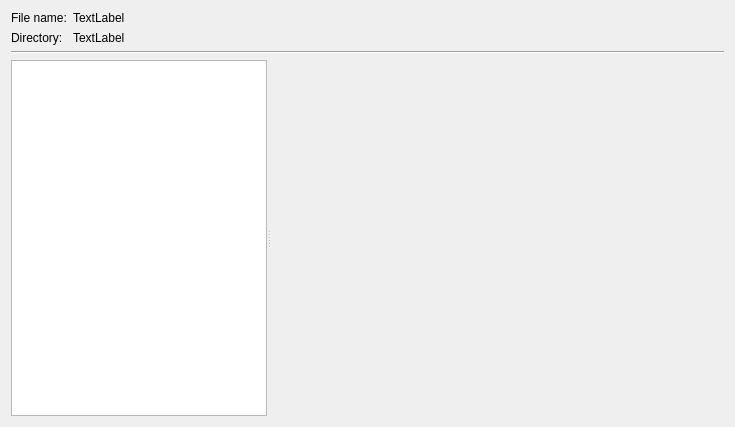
<?xml version="1.0" encoding="UTF-8"?>
<ui version="4.0">
 <class>mtx::gui::HeaderEditor::Tab</class>
 <widget class="QWidget" name="mtx::gui::HeaderEditor::Tab">
  <property name="geometry">
   <rect>
    <x>0</x>
    <y>0</y>
    <width>735</width>
    <height>427</height>
   </rect>
  </property>
  <property name="windowTitle">
   <string>Form</string>
  </property>
  <layout class="QVBoxLayout" name="verticalLayout">
   <item>
    <layout class="QGridLayout" name="gridLayout">
     <item row="0" column="0">
      <widget class="QLabel" name="fileNameLabel">
       <property name="text">
        <string>File name:</string>
       </property>
      </widget>
     </item>
     <item row="0" column="1">
      <widget class="QLabel" name="fileName">
       <property name="sizePolicy">
        <sizepolicy hsizetype="MinimumExpanding" vsizetype="Preferred">
         <horstretch>0</horstretch>
         <verstretch>0</verstretch>
        </sizepolicy>
       </property>
       <property name="text">
        <string>TextLabel</string>
       </property>
      </widget>
     </item>
     <item row="1" column="0">
      <widget class="QLabel" name="directoryLabel">
       <property name="text">
        <string>Directory:</string>
       </property>
      </widget>
     </item>
     <item row="1" column="1">
      <widget class="QLabel" name="directory">
       <property name="sizePolicy">
        <sizepolicy hsizetype="MinimumExpanding" vsizetype="Preferred">
         <horstretch>0</horstretch>
         <verstretch>0</verstretch>
        </sizepolicy>
       </property>
       <property name="text">
        <string>TextLabel</string>
       </property>
      </widget>
     </item>
    </layout>
   </item>
   <item>
    <widget class="Line" name="line">
     <property name="orientation">
      <enum>Qt::Horizontal</enum>
     </property>
    </widget>
   </item>
   <item>
    <widget class="QSplitter" name="splitter">
     <property name="sizePolicy">
      <sizepolicy hsizetype="Expanding" vsizetype="Expanding">
       <horstretch>0</horstretch>
       <verstretch>0</verstretch>
      </sizepolicy>
     </property>
     <property name="orientation">
      <enum>Qt::Horizontal</enum>
     </property>
     <property name="childrenCollapsible">
      <bool>false</bool>
     </property>
     <widget class="QTreeView" name="elements">
      <property name="sizePolicy">
       <sizepolicy hsizetype="Preferred" vsizetype="Expanding">
        <horstretch>0</horstretch>
        <verstretch>0</verstretch>
       </sizepolicy>
      </property>
      <property name="minimumSize">
       <size>
        <width>70</width>
        <height>0</height>
       </size>
      </property>
      <property name="editTriggers">
       <set>QAbstractItemView::NoEditTriggers</set>
      </property>
      <attribute name="headerVisible">
       <bool>false</bool>
      </attribute>
     </widget>
     <widget class="QWidget" name="pageContainer" native="true">
      <property name="sizePolicy">
       <sizepolicy hsizetype="Expanding" vsizetype="Expanding">
        <horstretch>1</horstretch>
        <verstretch>0</verstretch>
       </sizepolicy>
      </property>
      <property name="minimumSize">
       <size>
        <width>370</width>
        <height>0</height>
       </size>
      </property>
     </widget>
    </widget>
   </item>
  </layout>
 </widget>
 <resources/>
 <connections>
  <connection>
   <sender>elements</sender>
   <signal>clicked(QModelIndex)</signal>
   <receiver>mtx::gui::HeaderEditor::Tab</receiver>
   <slot>itemSelected(QModelIndex)</slot>
   <hints>
    <hint type="sourcelabel">
     <x>108</x>
     <y>342</y>
    </hint>
    <hint type="destinationlabel">
     <x>108</x>
     <y>424</y>
    </hint>
   </hints>
  </connection>
 </connections>
 <slots>
  <slot>itemSelected(QModelIndex)</slot>
 </slots>
</ui>
